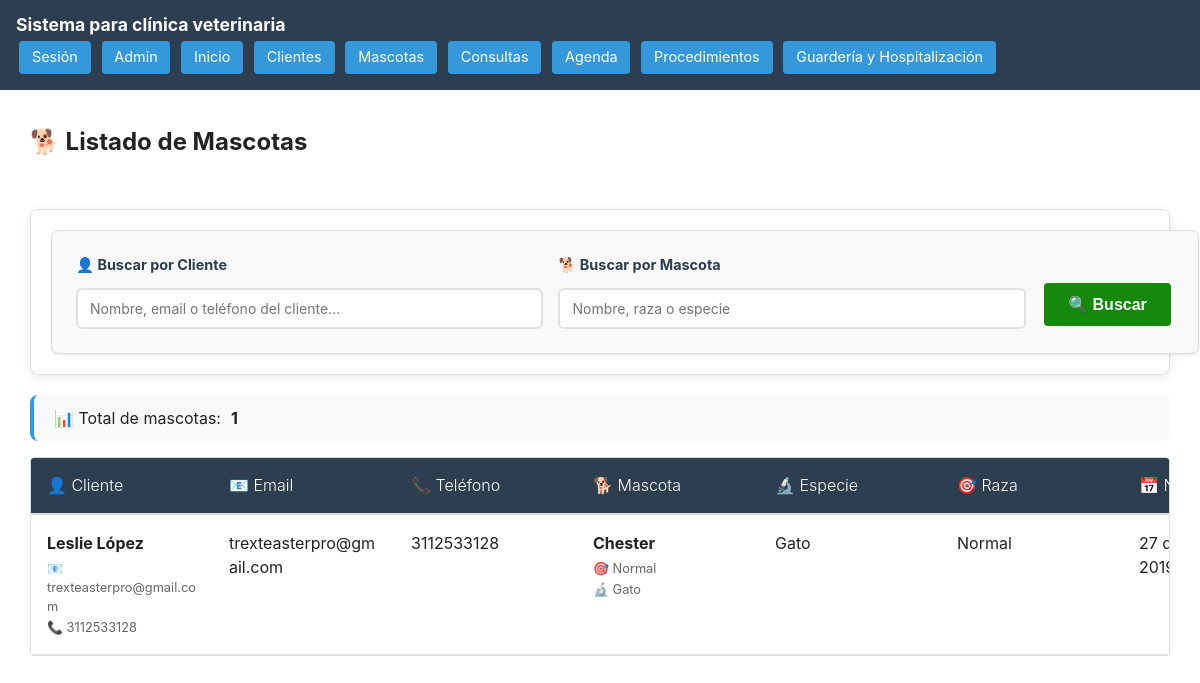
Screenshot of /ver-mascotas/ (signed in) with the database file from the repository.
### ClientesMascotas/models.py (models this page shows)
class Mascotas(models.Model):
    SEXOS = [
        ('macho', 'macho'),
        ('hembra', 'hembra'),
    ]
    cliente = models.ForeignKey(Clientes, on_delete=models.CASCADE)
    nombre = models.CharField(max_length=255)
    especie = models.CharField(max_length=255)
    raza = models.CharField(max_length=255)
    fechaNacimiento = models.DateField()
    peso = models.FloatField()
    vacunas = models.TextField(blank=True)
    ultimaDesparasitacion = models.DateField(blank= True, null=True)
    ultimoDesparasitante = models.TextField(blank=True)
    alergias = models.TextField(blank=True)
    vive = models.BooleanField(default=True)
    sexo = models.CharField(
        max_length=20,
        choices=SEXOS,
        default='macho'  # puedes poner un valor por defecto si quieres
    )
    alimento = models.TextField(blank = True)

class Clientes(models.Model):
    nombre = models.CharField(max_length=255)
    email = models.EmailField(unique=True, blank = True)
    telefono = models.CharField(max_length=20, unique = True)
    direccion = models.TextField(blank=True)

### ClientesMascotas/views.py (the view, shortened to what this page needs)
# urls.py: path('ver-mascotas/', views.ver_mascotas, name='ver_mascotas'),
@login_required
def ver_mascotas(request):
    query_cliente = request.GET.get('q_cliente', '').strip().lower()
    query_mascota = request.GET.get('q_mascota', '').strip().lower()
    mascotas = Mascotas.objects.select_related('cliente').all()
    if query_cliente:
        mascotas = mascotas.filter(
            Q(cliente__nombre__icontains=query_cliente) |
            Q(cliente__email__icontains=query_cliente) |
            Q(cliente__telefono__icontains=query_cliente)
        )
    filtros_activos = query_cliente or query_mascota
    return render(request, 'clientesMascotas/Mascotas/verMascotas.html', {
        'mascotas': mascotas,
        'query_cliente': query_cliente,
        'query_mascota': query_mascota,
        'filtros_activos': filtros_activos
    })

### templates/clientesMascotas/Mascotas/verMascotas.html (shortened to what this page needs)
{% extends 'base.html' %}
{% load static %}
{% block content %}
<section class="container">
    <div class="header-actions">
        <h2>🐕 Listado de Mascotas</h2>
    </div>
    <div class="filtros-combinados">
        <form method="get" action="" class="filtros-form">
            <div class="filtros-grid">
                <div class="filtro-group">
                    <label for="q_cliente" class="filtro-label">
                        👤 Buscar por Cliente
                    </label>
                    <div class="filtro-input-container">
                        <input
                            type="text"
                            id="q_cliente"
                            name="q_cliente"
                            placeholder="Nombre, email o teléfono del cliente..."
                            class="filtro-input"
                            value="{{ query_cliente }}"
                        >
                    </div>
                </div>
                <div class="filtro-group">
                    <label for="q_mascota" class="filtro-label">
                        🐕 Buscar por Mascota
                    </label>
                    <div class="filtro-input-container">
                        <input
                            type="text"
                            id="q_mascota"
                            name="q_mascota"
                            placeholder="Nombre, raza o especie"
                            class="filtro-input"
                            value="{{ query_mascota }}"
                        >
                    </div>
                </div>
                <div class="filtro-actions">
                    <button type="submit" class="btn-home filtro-submit">
                        🔍 Buscar
                    </button>
                </div>
            </div>
        </form>
    </div>
    {% if filtros_activos %}
    <div class="results-info">
        <p>
            📊 Mostrando <strong>{{ mascotas|length }}</strong> mascota(s)
            {% if query_cliente %}
                para cliente: "<strong>{{ query_cliente }}</strong>"
            {% endif %}
            {% if query_mascota %}
                {% if query_cliente %}y {% endif %}mascota: "<strong>{{ query_mascota }}</strong>"
            {% endif %}
        </p>
    </div>
    {% else %}
    <div class="results-info">
        <p>📊 Total de mascotas: <strong>{{ mascotas|length }}</strong></p>
    </div>
    {% endif %}
    <div class="custom-table-container">
        <table class="custom-table">
            <thead>
                <tr>
                    <th>👤 Cliente</th>
                    <th>📧 Email</th>
                    <th>📞 Teléfono</th>
                    <th>🐕 Mascota</th>
                    <th>🔬 Especie</th>
                    <th>🎯 Raza</th>
                    <th>📅 Nacimiento</th>
                </tr>
            </thead>
            <tbody>
                {% for mascota in mascotas %}
                <tr>
                    <td>
                        <div class="client-info">
                            <strong>{{ mascota.cliente.nombre }}</strong>
                            <div class="client-details">
                                {% if mascota.cliente.email %}
                                <small>📧 {{ mascota.cliente.email }}</small>
                                {% endif %}
                                {% if mascota.cliente.telefono %}
                                <small>📞 {{ mascota.cliente.telefono }}</small>
                                {% endif %}
                            </div>
                        </div>
                    </td>
                    <td>{{ mascota.cliente.email|default:"-" }}</td>
                    <td>{{ mascota.cliente.telefono|default:"-" }}</td>
                    <td>
                        <div class="pet-info">
                            <strong>{{ mascota.nombre }}</strong>
                            <div class="pet-details">
                                <small>🎯 {{ mascota.raza|default:"Sin raza" }}</small>
                                <small>🔬 {{ mascota.especie|default:"Sin especie" }}</small>
                            </div>
                        </div>
                    </td>
                    <td>{{ mascota.especie|default:"-" }}</td>
                    <td>{{ mascota.raza|default:"-" }}</td>
                    <td>{{ mascota.fechaNacimiento }}</td>
                </tr>
                {% endfor %}
            </tbody>
        </table>
    </div>
</section>
{% endblock %}

### static/styles/main.css (style rules this page uses)
:root { --brand-bg: #2c3e50; --btn-bg: #3498db; --btn-bg-hover: #2980b9; --text-on-brand: #ffffff; --btn-agr: #14890c; --btn-agr-hover: #0fda15; --btn-regresar: #e67e22; --btn-regresar-hover: #a85904; --form-bg: #fafafa; --form-border: #e0e0e0; --error-color: #d9534f; --success-color: #28a745; }
body { margin: 0; font-family: -apple-system, BlinkMacSystemFont, 'Segoe UI', Roboto, 'Helvetica Neue', Arial; line-height: 1.4; color: #222; }
.btn-home, .btn-agregar, .btn-regresar { display: inline-block; padding: 0.4rem 0.8rem; color: white; text-decoration: none; border-radius: 4px; margin: 0.2rem; border: none; cursor: pointer; font-size: 0.9rem; }
.btn-home { background: var(--btn-bg); }
form { display: flex; flex-direction: column; gap: 1.5rem; background: #f9f9f9; padding: 1.5rem; border: 1px solid #ddd; border-radius: 8px; box-shadow: 0 1px 3px rgba(0, 0, 0, 0.1); }
form label { font-weight: bold; color: #333; margin-bottom: 0.5rem; display: block; }
form input, form textarea, form select { padding: 0.75rem; border: 1px solid #ccc; border-radius: 4px; font-size: 1rem; width: 100%; box-sizing: border-box; font-family: inherit; }
form button[type="submit"] { align-self: flex-start; padding: 0.75rem 1.5rem; background: var(--btn-agr); color: white; border: none; border-radius: 4px; cursor: pointer; font-size: 1rem; font-weight: bold; }
.custom-table-container { overflow-x: auto; border: 1px solid #ddd; border-radius: 4px; margin-top: 1rem; }
.custom-table { width: 100%; border-collapse: collapse; table-layout: auto; }
.custom-table thead th { text-align: left; padding: 1rem 1rem; background: var(--brand-bg); color: var(--text-on-brand); font-weight: 300; border-bottom: 2px solid #ddd; white-space: normal; word-wrap: break-word; word-break: break-word; }
.custom-table tbody td { padding: 1rem 1rem; border-bottom: 1px solid #e6e6e6; vertical-align: top; word-wrap: break-word; word-break: break-word; line-height: 1.5; min-width: 150px; }
.filtros-combinados { background: white; padding: 20px; border-radius: 8px; box-shadow: 0 2px 10px rgba(0,0,0,0.1); margin-bottom: 20px; border: 1px solid var(--form-border); }
.filtros-form { width: 100%; }
.filtros-grid { display: grid; grid-template-columns: 1fr 1fr auto; gap: 15px; align-items: end; }
.filtro-group { display: flex; flex-direction: column; gap: 8px; }
.filtro-label { font-weight: bold; color: var(--brand-bg); font-size: 0.9rem; margin-bottom: 5px; }
.filtro-input-container { position: relative; display: flex; align-items: center; }
.filtro-input { width: 100%; padding: 10px 40px 10px 12px; border: 2px solid #e0e0e0; border-radius: 6px; font-size: 14px; transition: all 0.3s ease; background: white; }
.filtro-actions { display: flex; gap: 10px; align-items: center; }
.filtro-submit { background: var(--btn-bg); padding: 10px 20px; white-space: nowrap; }
.results-info { background: #f8f9fa; padding: 12px 20px; border-radius: 8px; margin: 15px 0; border-left: 4px solid var(--btn-bg); }
.results-info p { margin: 0; display: flex; align-items: center; gap: 10px; flex-wrap: wrap; }
.client-info, .pet-info { display: flex; flex-direction: column; gap: 4px; }
.client-details, .pet-details { display: flex; flex-direction: column; gap: 2px; }
.client-details small, .pet-details small { color: #666; font-size: 0.8em; }
.header-actions { display: flex; justify-content: space-between; align-items: center; margin-bottom: 30px; flex-wrap: wrap; gap: 15px; }
.container { padding: 1rem; max-width: 100%; margin: 0 auto; }
@media (min-width: 1200px) { .container { max-width: 1140px; } }

### rows the page displays
Mascotas: cliente.nombre "Leslie López", cliente.email "trexteasterpro@gmail.com", cliente.telefono "3112533128", nombre "Chester", raza "Normal", especie "Gato", fechaNacimiento "27…"

### other values shown
{{ mascotas|length }} "1"
